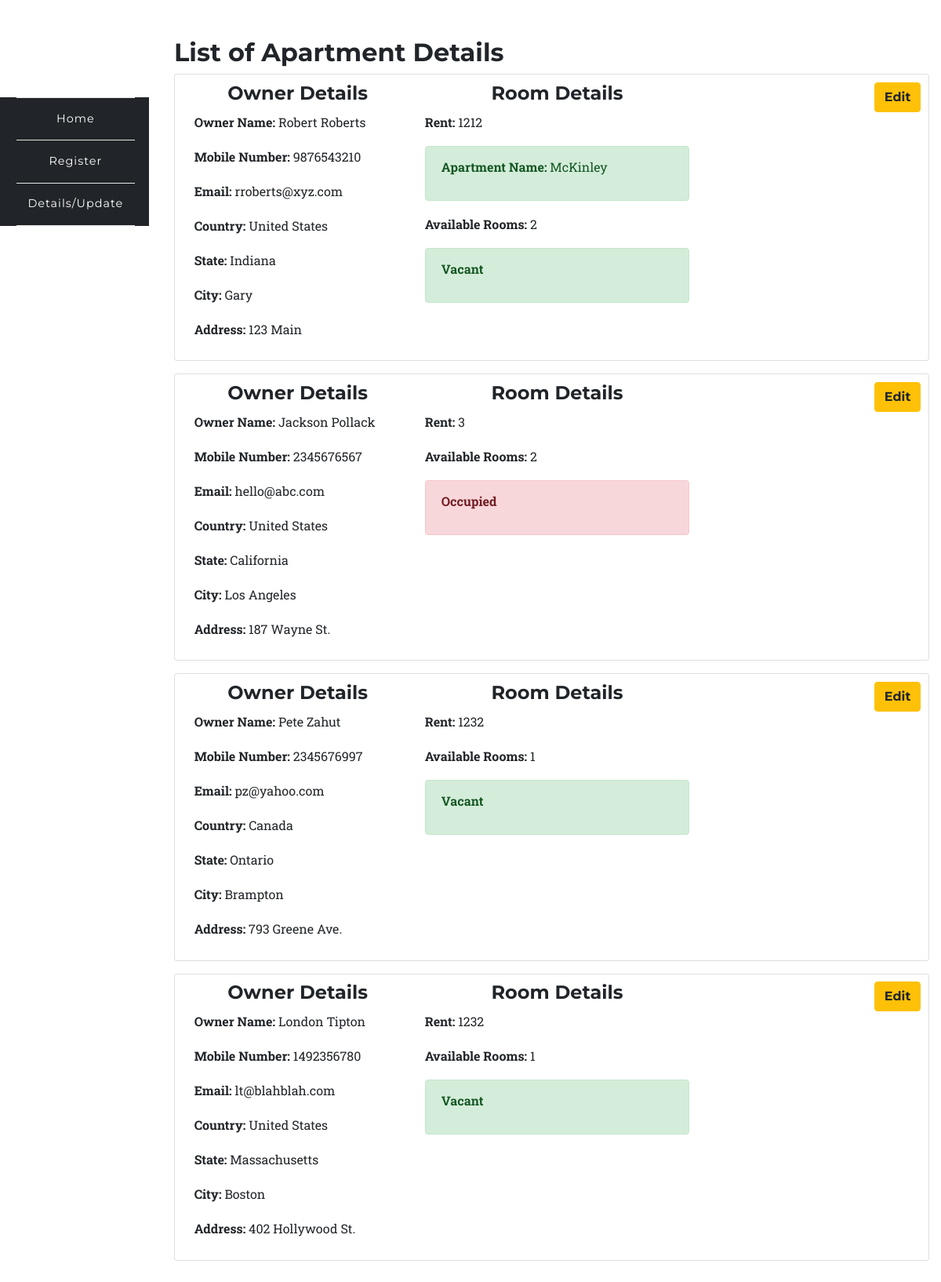
Page /app/list.php (signed in) on the committed database.
### tables this page shows
CREATE TABLE `room_rental_registrations_apartment` (
  `id` int(10) UNSIGNED NOT NULL,
  `fullname` varchar(191) NOT NULL,
  `mobile` varchar(191) NOT NULL,
  `email` varchar(191) NOT NULL,
  `country` varchar(191) NOT NULL,
  `state` varchar(191) NOT NULL,
  `city` varchar(191) NOT NULL,
  `rent` varchar(191) NOT NULL,
  `deposit` varchar(191) NOT NULL,
  `apartment_name` varchar(100) DEFAULT NULL,
  `rooms` varchar(100) DEFAULT NULL,
  `area` varchar(100) DEFAULT NULL,
  `address` varchar(191) NOT NULL,
  `vacant` int(1) NOT NULL DEFAULT '1',
  `created_at` timestamp NULL DEFAULT CURRENT_TIMESTAMP,
  `updated_at` timestamp NULL DEFAULT CURRENT_TIMESTAMP,
  `user_id` int(10) DEFAULT NULL
);

CREATE TABLE `room_rental_registrations` (
  `id` int(10) UNSIGNED NOT NULL,
  `fullname` varchar(191) NOT NULL,
  `mobile` varchar(191) NOT NULL,
  `email` varchar(191) NOT NULL,
  `country` varchar(191) NOT NULL,
  `state` varchar(191) NOT NULL,
  `city` varchar(191) NOT NULL,
  `rent` varchar(191) NOT NULL,
  `deposit` varchar(191) NOT NULL,
  `rooms` varchar(100) DEFAULT NULL,
  `address` varchar(191) NOT NULL,
  `vacant` int(1) NOT NULL DEFAULT '1',
  `created_at` timestamp NULL DEFAULT CURRENT_TIMESTAMP,
  `updated_at` timestamp NULL DEFAULT CURRENT_TIMESTAMP,
  `user_id` int(10) DEFAULT NULL
);

### app/list.php (the view, shortened to what this page needs)
<?php
	require '../config/config.php';
		try {
			if($_SESSION['role'] == 'admin'){
				$stmt = $connect->prepare('SELECT * FROM room_rental_registrations_apartment');
				$stmt->execute();
				$data1 = $stmt->fetchAll (PDO::FETCH_ASSOC);
				$stmt = $connect->prepare('SELECT * FROM room_rental_registrations');
				$stmt->execute();
				$data2 = $stmt->fetchAll (PDO::FETCH_ASSOC);
				$data = array_merge($data1,$data2);
			}
		}catch(PDOException $e) {
			$errMsg = $e->getMessage();
		}
?>
<?php include '../include/header.php';?>
	<section style="padding-left:0px;">
		<?php include '../include/side-nav.php';?>
	</section>
<section class="wrapper" style="margin-left: 16%;margin-top: -23%;">
	<div class="container">
		<div class="row">
			<div class="col-12">
			<h2>List of Apartment Details</h2>
				<?php
					foreach ($data as $key => $value) {
						echo '<div class="card card-inverse card-info mb-3" style="padding:1%;">
								  <div class="card-block">';
								  	echo '<a class="btn btn-warning float-right" href="update.php?id='.$value['id'].'&act=';if(!empty($value['own'])){ echo "ap"; }else{ echo "indi"; } echo '">Edit</a>';
									 echo 	'<div class="row">
											<div class="col-4">
											<h4 class="text-center">Owner Details</h4>';
											 	echo '<p><b>Owner Name: </b>'.$value['fullname'].'</p>';
											 	echo '<p><b>Mobile Number: </b>'.$value['mobile'].'</p>';
											 	echo '<p><b>Email: </b>'.$value['email'].'</p>';
											 	echo '<p><b>Country: </b>'.$value['country'].'</p><p><b> State: </b>'.$value['state'].'</p><p><b> City: </b>'.$value['city'].'</p>';
											 	echo '<p><b>Address: </b>'.$value['address'].'</p>';
										echo '</div>
											<div class="col-5">
											<h4 class="text-center">Room Details</h4>';
												if(isset($value['rent'])){
													echo '<p><b>Rent: </b>'.$value['rent'].'</p>';
												}
													if(isset($value['apartment_name']))
														echo '<div class="alert alert-success" role="alert"><p><b>Apartment Name: </b>'.$value['apartment_name'].'</p></div>';
												echo '<p><b>Available Rooms: </b>'.$value['rooms'].'</p>';
												if($value['vacant'] == 0){
													echo '<div class="alert alert-danger" role="alert"><p><b>Occupied</b></p></div>';
												}else{
													echo '<div class="alert alert-success" role="alert"><p><b>Vacant</b></p></div>';
												}
										echo '</div>
										</div>
								   </div>
								</div>';
					}
				?>
			</div>
		</div>
	</div>
</section>
<?php include '../include/footer.php';?>

### include/header.php (shortened to what this page needs)
<!DOCTYPE html>
<html lang="en">
  <head>
    <link href="../assets/plugins/bootstrap/css/bootstrap.min.css" rel="stylesheet">
    <link href="../assets/plugins/font-awesome/css/font-awesome.min.css" rel="stylesheet" type="text/css">
    <link href="../assets/css/rent.css" rel="stylesheet">
    <link href="../assets/css/style.css" rel="stylesheet">
  </head>
  <body id="page-top">

### include/side-nav.php (shortened to what this page needs)
<br>
	<nav class="navbar navbar-expand-sm navbar-default sidebar" style="background-color:#212529;" id="mainNav">
      <div class="container">
        <div class="collapse navbar-collapse" id="navbarResponsive1">
          <ul class="navbar-nav text-center" style="    flex-direction: column;">
            <li class="nav-item">
              <a class="nav-link" href="../auth/dashboard.php">Home</a>
            </li>
            <li class="nav-item">
            	<?php if($_SESSION['role'] == 'admin' || $_SESSION['role'] == 'user'){
	        		echo '<a href="../app/register.php" class="nav-link">Register</a>';
	      	 	} ?>
            </li>
            <li class="nav-item">
	        	<a href="../app/list.php" class="nav-link">Details/Update</a>
            </li>
          </ul>
        </div>
      </div>
    </nav>

### include/footer.php (shortened to what this page needs)
  </body>
</html>

### assets/css/rent.css (style rules this page uses)
body { overflow-x: hidden; font-family: 'Roboto Slab', 'Helvetica Neue', Helvetica, Arial, sans-serif; }
p { line-height: 1.75; }
a { color: #fed136; }
h1, h2, h3, h4, h5, h6 { font-weight: 700; font-family: 'Montserrat', 'Helvetica Neue', Helvetica, Arial, sans-serif; }
section { padding: 100px 0; border: 5px black; }
.btn { font-family: 'Montserrat', 'Helvetica Neue', Helvetica, Arial, sans-serif; font-weight: 700; }
#mainNav { background-color: #212529; }
#mainNav .navbar-nav .nav-item .nav-link { font-size: 90%; font-weight: 400; padding: 0.75em 0; letter-spacing: 1px; color: white; font-family: 'Montserrat', 'Helvetica Neue', Helvetica, Arial, sans-serif; }
@media (min-width: 992px) { #mainNav { padding-top: 25px; padding-bottom: 25px; -webkit-transition: padding-top 0.3s, padding-bottom 0.3s; -moz-transition: padding-top 0.3s, padding-bottom 0.3s; transition: padding-top 0.3s, padding-bottom 0.3s; border: none; background-color: transparent; } }
@media (min-width: 992px) { #mainNav .navbar-nav .nav-item .nav-link { padding: 1.1em 1em !important; } }
@media (min-width: 992px) { #mainNav.navbar-shrink { padding-top: 0; padding-bottom: 0; background-color: #212529; } }

### assets/css/style.css (style rules this page uses)
.navbar { border-radius: 0px; }
nav.sidebar, .main { -webkit-transition: margin 200ms ease-out; -moz-transition: margin 200ms ease-out; -o-transition: margin 200ms ease-out; transition: margin 200ms ease-out; }
@media (min-width: 765px) { nav.sidebar .navbar-nav > li:first-child { border-top: 1px #e5e5e5 solid; } }
@media (min-width: 765px) { nav.sidebar .navbar-nav > li { border-bottom: 1px #e5e5e5 solid; } }
@media (min-width: 765px) { nav.sidebar .navbar-collapse, nav.sidebar .container-fluid { padding: 0 0px 0 0px; } }
@media (min-width: 765px) { nav.sidebar { width: 200px; height: 100%; margin-left: -10px; float: left; margin-bottom: 0px; } }
@media (min-width: 765px) { nav.sidebar li { width: 100%; } }
section { padding-left: 15px; }

### rows in the picture
room_rental_registrations_apartment: fullname "Robert Roberts", mobile "9876543210", email "rroberts@xyz.com", country "United States", state "Indiana", city "Gary", address "123 Main", rent "1212", apartment_name "McKinley", rooms "2", vacant "Vacant"
room_rental_registrations: fullname "Jackson Pollack", mobile "2345676567", email "hello@abc.com", country "United States", state "California", city "Los Angeles", address "187 Wayne St.", rent "3", rooms "2", vacant "Occupied"
room_rental_registrations: fullname "Pete Zahut", mobile "2345676997", email "pz@yahoo.com", country "Canada", state "Ontario", city "Brampton", address "793 Greene Ave.", rent "1232", rooms "1", vacant "Vacant"
room_rental_registrations: fullname "London Tipton", mobile "1492356780", email "lt@blahblah.com", country "United States", state "Massachusetts", city "Boston", address "402 Hollywood St.", rent "1232", rooms "1", vacant "Vacant"
